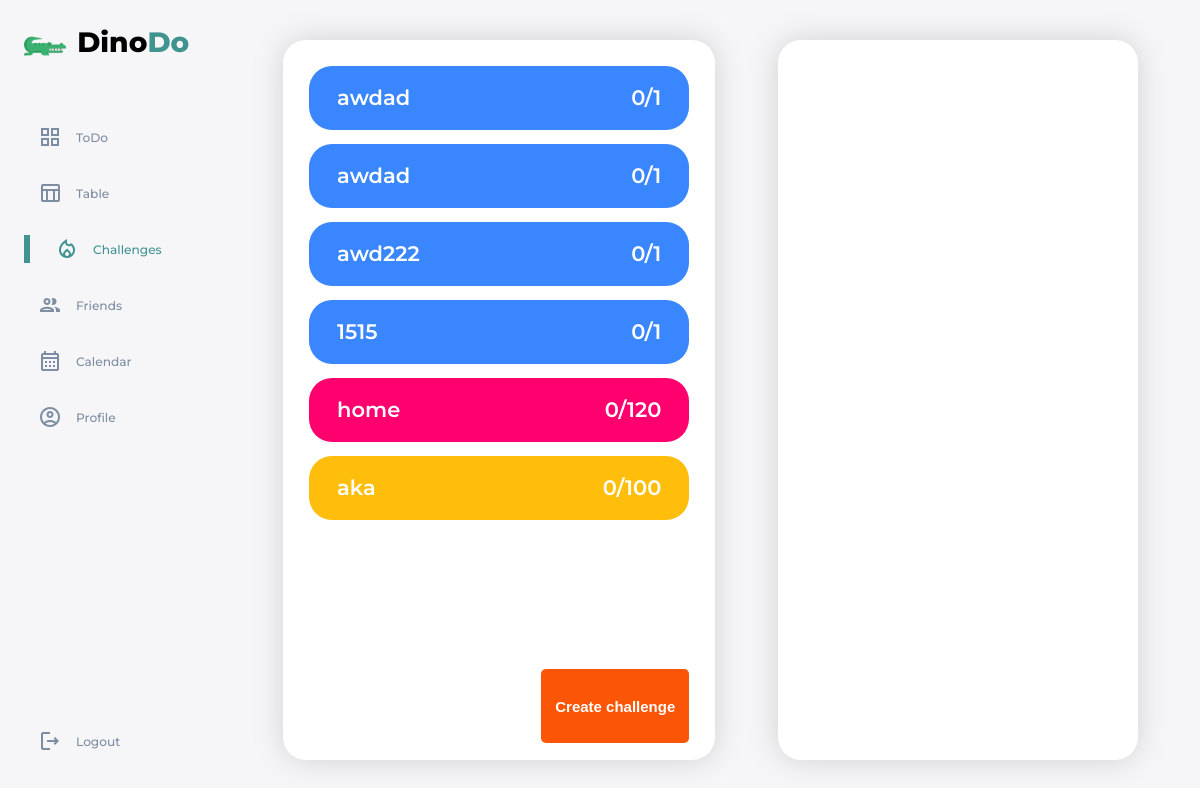
The page /challenges/ (signed in) on the database its author committed.
### main/models.py (models this page shows, shortened)
class UserChallenge(models.Model):
    participant = models.ForeignKey(User, on_delete=models.CASCADE)
    challenge = models.ForeignKey(Challenge, on_delete=models.CASCADE)
    self_hours = models.IntegerField(null=False, default=0)
    is_finished = models.BooleanField(null=False, default=False)

class Challenge(models.Model):
    COLOR_CHOICES = [
        ('#ffbe0b', 'Amber'),
        ('#fb5607', 'Orange Pantone'),
        ('#FF006E', 'Winter Sky'),
        ('#8338EC', 'Blue Violet'),
        ('#3A86FF', 'Azure'),
    ]
    creator = models.ForeignKey(User, on_delete=models.PROTECT, related_name='user_creator')
    title = models.CharField(max_length=255, blank=False, null=False)
    description = models.TextField(blank=True, null=False)
    hours = models.IntegerField(blank=False, null=False, default=1)
    participants = models.ManyToManyField(User, through='UserChallenge', related_name='user_participant')
    reward = models.IntegerField(blank=False,null=False, default=0)
    color = models.CharField(max_length=7, choices=COLOR_CHOICES, blank=True, null=False, default='#3A86FF')
    def __str__(self):
        return self.title

### main/views.py (the view, shortened to what this page needs)
# urls.py: path('challenges/', views.challenges, name='challenges'),
@login_required(login_url='login', redirect_field_name='')
def challenges(request):
    challenge_form = ChallengeCreationForm()
    my_challenges = Challenge.objects.filter(participants=request.user)
    challenges1 = UserChallenge.objects.filter(participant=request.user)
    challenge_relationship = ChallengeRelationship.objects.filter(receiver=request.user.profile).filter(status='send')
    context = {'challenge_form': challenge_form, 'challenge_relationship': challenge_relationship, 'my_challenges': my_challenges, 'challenges':challenges1}
    return render(request, 'main/challenges.html', context=context)

### main/models.py (called while the page is built)
    def get_friends(self):
        return self.friends.all()

### main/templates/main/challenges.html (shortened to what this page needs)
{% extends 'main/base.html' %}
{% load static %}
{% block cssjs %}
<link rel="stylesheet" href="{% static 'main/challenges.css' %}">
{% endblock %}
{% block content %}
  <div class="challenge-main">
    <div class="challenge-main-left">
      <div class="challenge-main-card">
        <div class="challenge-card-top">
          {% for challenge in challenges %}
          <div class="challenge-card-main" style="background-color: {{challenge.challenge.color}};">
            <span>{{challenge.challenge}}</span>
            <div class="card-cel">
              <span>{{challenge.self_hours}}/{{challenge.challenge.hours}}</span>
            </div>
          </div>
          {% endfor %}
        </div>
        <div class="challenge-card-bottom">
          <button id="show_create" onclick="nada()">
            Create challenge
          </button>
        </div>
      </div>
    </div>
    <div class="challenge-main-right">
      <div class="challenge-main-right-card">
      </div>
    </div>
  </div>
{% endblock %}

### main/static/main/main.css (style rules this page uses)
:root { --color-primary: #419390; --color-danger: #ff7782; --color-success: #419390; --color-warning: #ffbb55; --color-white: #ffffff; --color-info-dark: #7d8da1; --color-info-light: #dce1eb; --color-dark: #363949; --color-light: rgba(132, 139, 200, 0.18); --color-primary-variant: #111e88; --color-dark-variant: #677483; --color-background: #f6f6f9; --card-border-radius: 2rem; --border-radius-1: 0.4rem; --border-radius-2: 0.8rem; --border-radius-3: 1.2rem; --card-padding: 1.2rem; --padding-1: 1.2rem; --box-shadow: 0 2rem 3rem var(--color-light); }
* { margin: 0; padding: 0; text-decoration: none; list-style: none; box-sizing: border-box; }
html { font-size: 14px; }
body { width: 100vw; height: 100vh; font-family: 'montserrat', sans-serif; font-size: 0.88rem; background: var(--color-background); overflow-x: hidden; overflow-y: hidden; }

### main/static/main/challenges.css (style rules this page uses)
.challenge-main { height: 100vh; display: grid; grid-template-columns: 40vw auto; }
.challenge-main-left { display: flex; justify-content: center; align-items: center; padding-left: 2rem; }
.challenge-main-card { height: 90vh; width: 36vw; background-color: white; filter: drop-shadow(0px 0px 15px rgba(0,0,0,0.15)); display: grid; grid-template-rows: 85% 15%; border-radius: 23px; position: relative; }
.challenge-card-top { overflow-y: auto; padding: 6%; display: flex; flex-direction: column; gap: 1rem; }
.challenge-card-main { background-color: lightgray; display: flex; align-items: center; border-radius: 23px; height: 8vh; padding-left: 2rem; padding-right: 2rem; font-size: 1.5rem; font-weight: 600; color: white; cursor: pointer; justify-content: space-between; }
.challenge-card-bottom { display: flex; justify-content: end; padding: 4% 6%; }
.challenge-card-bottom button { padding: 0.5rem 1rem; font-size: 15px; font-weight: 600; color: white; background: #fb5607; border: none; outline: none; cursor: pointer; border-radius: 5px; }
.challenge-main-right { display: flex; justify-content: center; align-items: center; padding-left: 1rem; }
.challenge-main-right-card { height: 90vh; width: 30vw; background-color: white; filter: drop-shadow(0px 0px 15px rgba(0,0,0,0.15)); border-radius: 23px; }

### rows shown on the page
UserChallenge: challenge "awdad", self_hours "0", challenge.hours "1"
UserChallenge: challenge "awdad", self_hours "0", challenge.hours "1"
UserChallenge: challenge "awd222", self_hours "0", challenge.hours "1"
UserChallenge: challenge "1515", self_hours "0", challenge.hours "1"
UserChallenge: challenge "home", self_hours "0", challenge.hours "120"
UserChallenge: challenge "aka", self_hours "0", challenge.hours "100"
